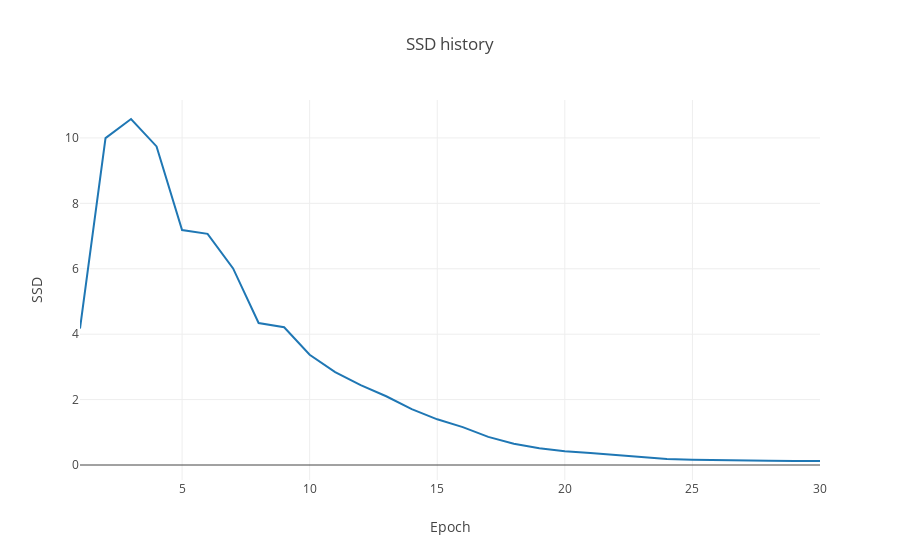

The notebook cell this image was saved under:
### Code cell
som.plotSSD()

### Figure 1 — Plotly figure (JSON) as saved in the notebook; plotly's stock layout.template omitted (floating-point values rounded to 4 significant figures)
{"data": [{"mode": "lines", "name": "SSD", "type": "scatter", "uid": "57e90311-ddd4-4e1a-b197-e37dbb74177f", "x": [1, 2, 3, 4, 5, 6, 7, 8, 9, 10, 11, 12, 13, 14, 15, 16, 17, 18, 19, 20, 21, 22, 23, 24, 25, 26, 27, 28, 29, 30], "y": [4.172, 9.995, 10.58, 9.742, 7.182, 7.068, 6.012, 4.342, 4.211, 3.372, 2.843, 2.443, 2.103, 1.708, 1.397, 1.16, 0.8605, 0.6497, 0.5111, 0.4216, 0.3694, 0.3042, 0.2258, 0.1826, 0.1584, 0.1444, 0.1354, 0.1297, 0.1257, 0.1227, 0.12]}], "layout": {"title": {"text": "SSD history"}, "xaxis": {"title": {"text": "Epoch"}}, "yaxis": {"title": {"text": "SSD"}}}}
